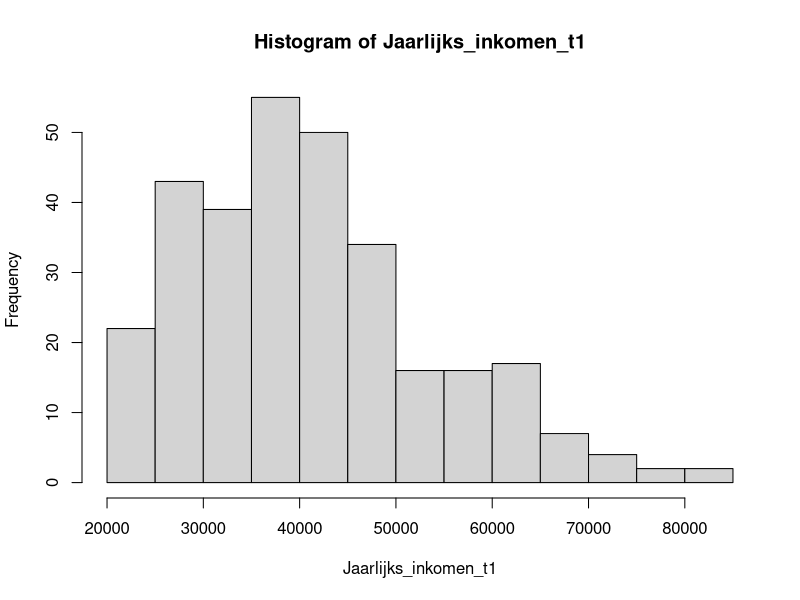
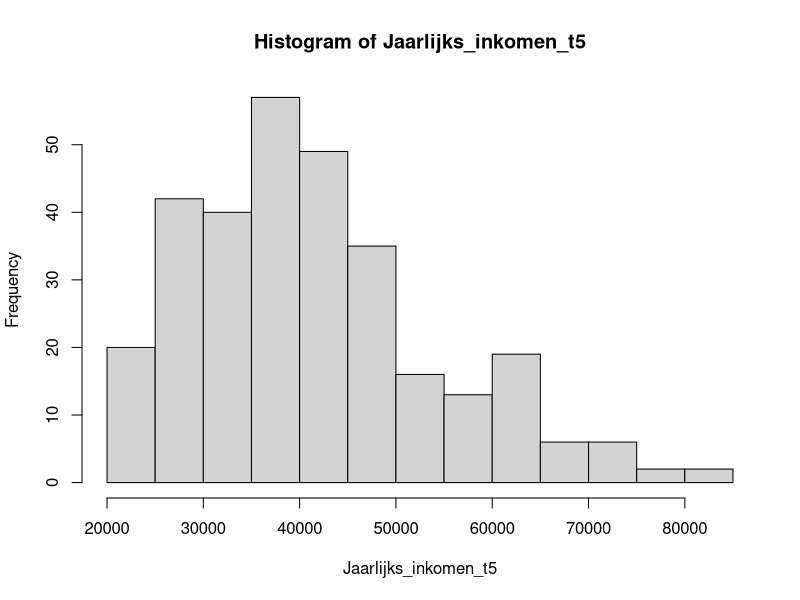

The R source for these figures, in order:
## ---- chunk 1
knitr::opts_chunk$set(echo = TRUE)
## ---- chunk 2
set.seed(1)
Mogelijkheden <- c(1616:7000)

p_t1 <- c(
  rep(0.4,  385),     #1616-2000
  rep(0.55, 400),     #2000-2400
  rep(0.7,  400),     #2401-2800
  rep(0.8,  400),     #2801-3200
  rep(0.65, 400),     #3201-3600
  rep(0.45, 400),     #3601-4000
  rep(0.2,  1000),    #4001-5000
  rep(0.1,  1000),    #5001-6000
  rep(0.01, 1000)     #6001-7000
)
Jaarlijks_inkomen_t1 <- replicate(307, 13*(sample(Mogelijkheden, 1, replace=TRUE, p_t1)))


Promotie_mogelijkheden <- c(0, 650, 1300, 2600, 6500, -650, -1300, -2600)
Weging               <- c(800, 400,  200,   100,  10,  200,   100,    50)
Opslag <- sample(Promotie_mogelijkheden, 307, replace=TRUE, Weging)
Jaarlijks_inkomen_t5 <- Jaarlijks_inkomen_t1 + Opslag
## ---- chunk 3
mean(Jaarlijks_inkomen_t1)
sd(Jaarlijks_inkomen_t1)
median(Jaarlijks_inkomen_t1)
hist(Jaarlijks_inkomen_t1)
mean(Jaarlijks_inkomen_t5)
sd(Jaarlijks_inkomen_t5)
median(Jaarlijks_inkomen_t5)
hist(Jaarlijks_inkomen_t5)
## ---- chunk 4
library(nortest)
## ---- chunk 5
lillie.test(Jaarlijks_inkomen_t1)
lillie.test(Jaarlijks_inkomen_t5)
## ---- chunk 6
wilcox.test(Jaarlijks_inkomen_t5, Jaarlijks_inkomen_t1, paired=TRUE, alternative = "greater")
